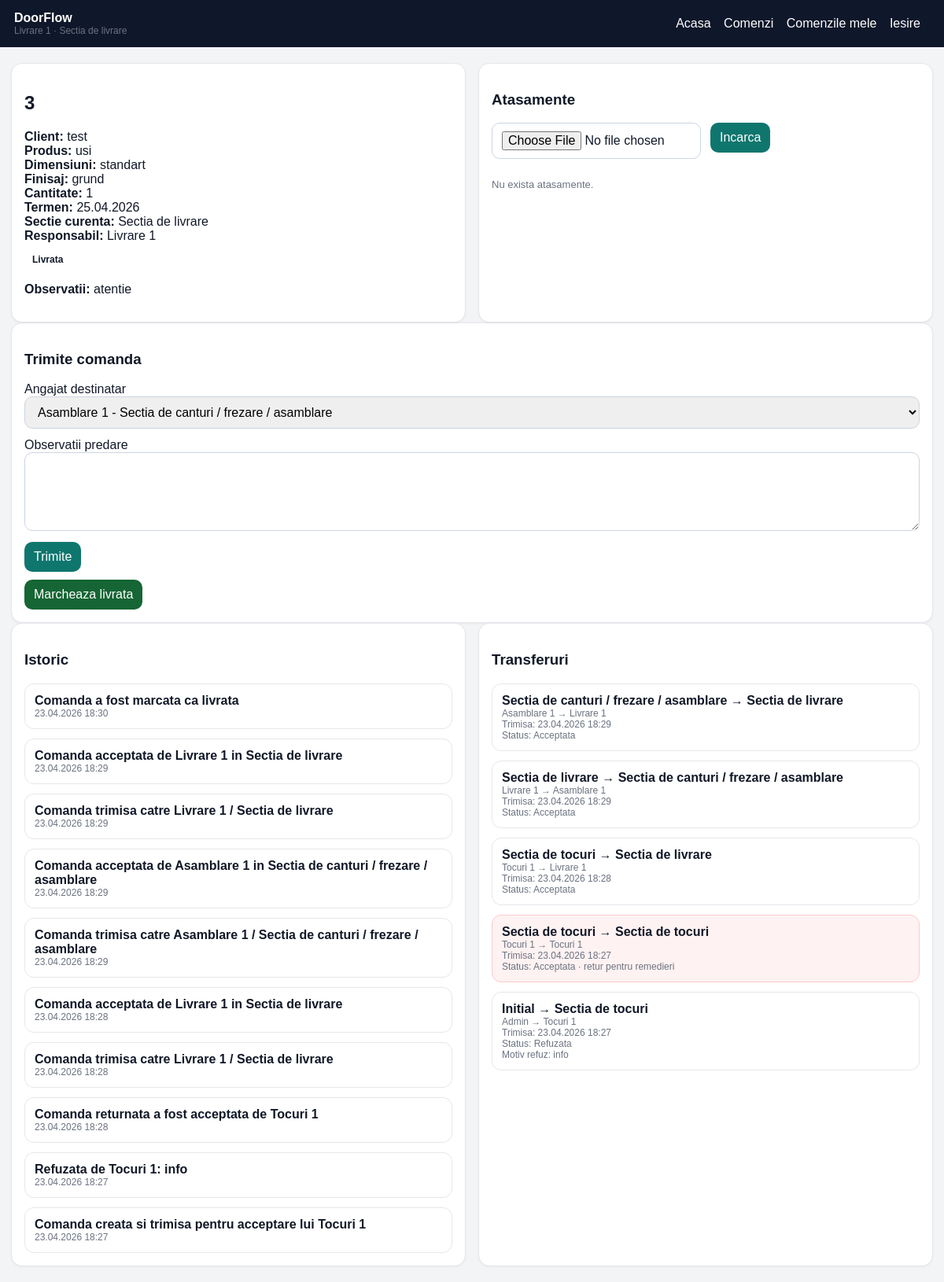
/orders/2 (signed in), run on the app's committed database.
### app.py (models this page shows, shortened)
class User(UserMixin, db.Model):
    id = db.Column(db.Integer, primary_key=True)
    full_name = db.Column(db.String(120), nullable=False)
    username = db.Column(db.String(80), unique=True, nullable=False)
    password_hash = db.Column(db.String(255), nullable=False)
    role = db.Column(db.String(20), nullable=False, default=ROLE_EMPLOYEE)
    section_id = db.Column(db.Integer, db.ForeignKey("section.id"), nullable=True)
    active = db.Column(db.Boolean, nullable=False, default=True)
    @property
    def is_admin(self):
        return self.role == ROLE_ADMIN

class Section(db.Model):
    id = db.Column(db.Integer, primary_key=True)
    name = db.Column(db.String(120), unique=True, nullable=False)
    flow_order = db.Column(db.Integer, nullable=False)
    deadline_days = db.Column(db.Integer, nullable=False, default=2)
    active = db.Column(db.Boolean, nullable=False, default=True)
    employees = db.relationship("User", backref="section", lazy=True)

class Order(db.Model):
    id = db.Column(db.Integer, primary_key=True)
    order_number = db.Column(db.String(50), unique=True, nullable=False)
    client_name = db.Column(db.String(150), nullable=False)
    product_name = db.Column(db.String(150), nullable=False)
    dimensions = db.Column(db.String(120), nullable=True)
    finish = db.Column(db.String(120), nullable=True)
    quantity = db.Column(db.Integer, nullable=False, default=1)
    due_date = db.Column(db.Date, nullable=True)
    notes = db.Column(db.Text, nullable=True)
    status = db.Column(db.String(50), nullable=False, default=ORDER_NEW)
    current_section_id = db.Column(db.Integer, db.ForeignKey("section.id"), nullable=True)
    current_employee_id = db.Column(db.Integer, db.ForeignKey("user.id"), nullable=True)
    created_by_id = db.Column(db.Integer, db.ForeignKey("user.id"), nullable=True)
    created_at = db.Column(db.DateTime, nullable=False, default=datetime.utcnow)
    updated_at = db.Column(db.DateTime, nullable=False, default=datetime.utcnow, onupdate=datetime.utcnow)
    current_section = db.relationship("Section", foreign_keys=[current_section_id])
    current_employee = db.relationship("User", foreign_keys=[current_employee_id])
    created_by = db.relationship("User", foreign_keys=[created_by_id])

class HistoryEvent(db.Model):
    id = db.Column(db.Integer, primary_key=True)
    order_id = db.Column(db.Integer, db.ForeignKey("order.id"), nullable=False)
    event_type = db.Column(db.String(50), nullable=False)
    message = db.Column(db.Text, nullable=False)
    section_id = db.Column(db.Integer, db.ForeignKey("section.id"), nullable=True)
    employee_id = db.Column(db.Integer, db.ForeignKey("user.id"), nullable=True)
    created_at = db.Column(db.DateTime, nullable=False, default=datetime.utcnow)
    order = db.relationship("Order", backref=db.backref("history_events", lazy=True, order_by="HistoryEvent.created_at.desc()"))
    section = db.relationship("Section")
    employee = db.relationship("User")

class Transfer(db.Model):
    id = db.Column(db.Integer, primary_key=True)
    order_id = db.Column(db.Integer, db.ForeignKey("order.id"), nullable=False)
    from_section_id = db.Column(db.Integer, db.ForeignKey("section.id"), nullable=True)
    to_section_id = db.Column(db.Integer, db.ForeignKey("section.id"), nullable=False)
    from_employee_id = db.Column(db.Integer, db.ForeignKey("user.id"), nullable=True)
    to_employee_id = db.Column(db.Integer, db.ForeignKey("user.id"), nullable=False)
    sent_at = db.Column(db.DateTime, nullable=False, default=datetime.utcnow)
    responded_at = db.Column(db.DateTime, nullable=True)
    status = db.Column(db.String(30), nullable=False, default=TRANSFER_SENT)
    sender_note = db.Column(db.Text, nullable=True)
    rejection_reason = db.Column(db.Text, nullable=True)
    is_return = db.Column(db.Boolean, nullable=False, default=False)
    order = db.relationship("Order", backref=db.backref("transfers", lazy=True, order_by="Transfer.sent_at.desc()"))
    from_section = db.relationship("Section", foreign_keys=[from_section_id])
    to_section = db.relationship("Section", foreign_keys=[to_section_id])
    from_employee = db.relationship("User", foreign_keys=[from_employee_id])
    to_employee = db.relationship("User", foreign_keys=[to_employee_id])

### app.py (the view)
@app.route("/orders/<int:order_id>")
@login_required
def order_detail(order_id):
    order = db.session.get(Order, order_id)
    if not order:
        abort(404)
    if current_user.role == ROLE_EMPLOYEE:
        allowed = order.current_employee_id == current_user.id or Transfer.query.filter_by(order_id=order.id, to_employee_id=current_user.id).count() > 0 or HistoryEvent.query.filter_by(order_id=order.id, employee_id=current_user.id).count() > 0
        if not allowed:
            abort(403)
    employees = allowed_recipients_for(order, current_user) if current_user.role != ROLE_MANAGER else []
    next_section = next_flow_section(order.current_section)
    current_delay = current_section_delay(order)
    return render_template("order_detail.html", order=order, employees=employees, next_section=next_section, current_delay=current_delay)

### app.py (called while the page is built)
@login_manager.user_loader
def load_user(user_id):
    return db.session.get(User, int(user_id))

def status_label(status: str) -> str:
    mapping = {
        ORDER_NEW: "Noua",
        ORDER_IN_PROGRESS: "In lucru",
        ORDER_AWAITING_RECEIPT: "In asteptare receptie",
        ORDER_REJECTED: "Refuzata pentru remedieri",
        ORDER_COMPLETED: "Finalizata",
        ORDER_DELIVERED: "Livrata",
    }
    return mapping.get(status, status)

def transfer_status_label(status: str) -> str:
    return {
        TRANSFER_SENT: "Trimisa",
        TRANSFER_ACCEPTED: "Acceptata",
        TRANSFER_REJECTED: "Refuzata",
    }.get(status, status)

def current_section_delay(order: Order) -> int:
    if not order.current_section_id or order.status in (ORDER_COMPLETED, ORDER_DELIVERED, ORDER_AWAITING_RECEIPT):
        return 0
    start_dt = get_section_entry_datetime(order, order.current_section_id)
    return calculate_delay_days(start_dt, datetime.utcnow(), order.current_section.deadline_days if order.current_section else 0)

def next_flow_section(current_section: Section):
    if not current_section:
        return None
    return (
        Section.query.filter(Section.active.is_(True), Section.flow_order > current_section.flow_order)
        .order_by(Section.flow_order.asc())
        .first()
    )

def allowed_recipients_for(order: Order, sender: User):
    return User.query.filter_by(active=True, role=ROLE_EMPLOYEE).order_by(User.full_name.asc()).all()

@app.context_processor
def inject_globals():
    return {
        "status_label": status_label,
        "transfer_status_label": transfer_status_label,
        "role_label": role_label,
        "ROLE_ADMIN": ROLE_ADMIN,
        "ROLE_EMPLOYEE": ROLE_EMPLOYEE,
        "ROLE_MANAGER": ROLE_MANAGER,
    }

### templates/order_detail.html (shortened to what this page needs)
{% extends 'base.html' %}
{% block content %}
<div class="grid grid-2">
  <div class="card">
    <h2>{{ order.order_number }}</h2>
    <div><strong>Client:</strong> {{ order.client_name }}</div>
    <div><strong>Produs:</strong> {{ order.product_name }}</div>
    <div><strong>Dimensiuni:</strong> {{ order.dimensions or '-' }}</div>
    <div><strong>Finisaj:</strong> {{ order.finish or '-' }}</div>
    <div><strong>Cantitate:</strong> {{ order.quantity }}</div>
    <div><strong>Termen:</strong> {{ order.due_date.strftime('%d.%m.%Y') if order.due_date else '-' }}</div>
    <div><strong>Sectie curenta:</strong> {{ order.current_section.name if order.current_section else '-' }}</div>
    <div><strong>Responsabil:</strong> {{ order.current_employee.full_name if order.current_employee else '-' }}</div>
    <div style="margin-top:8px;"><span class="status status-{{ order.status }}">{{ status_label(order.status) }}</span></div>
    {% if order.notes %}<p><strong>Observatii:</strong> {{ order.notes }}</p>{% endif %}
  </div>
  <div class="card">
    <h3>Atasamente</h3>
    <form method="post" action="{{ url_for('upload_attachment', order_id=order.id) }}" enctype="multipart/form-data">
      <div class="row">
        <div><input type="file" name="file" required></div>
        <div><button type="submit">Incarca</button></div>
      </div>
    </form>
    <div class="list">
      {% for file in order.attachments %}
      <div class="item">
        <a href="{{ url_for('download_attachment', attachment_id=file.id) }}">{{ file.original_name }}</a>
        <div class="small">{{ file.uploaded_by.full_name if file.uploaded_by else '-' }} · {{ file.uploaded_at.strftime('%d.%m.%Y %H:%M') }}</div>
      </div>
      {% else %}
      <p class="label">Nu exista atasamente.</p>
      {% endfor %}
    </div>
  </div>
</div>
{% if current_user.role != ROLE_MANAGER and (current_user.is_admin or order.current_employee_id == current_user.id) %}
<div class="card">
  <h3>Trimite comanda</h3>
  <form method="post" action="{{ url_for('send_order', order_id=order.id) }}">
    <div class="row">
      <div>
        <label>Angajat destinatar</label>
        <select name="to_employee_id" required>
          {% for emp in employees %}
          <option value="{{ emp.id }}">{{ emp.full_name }}{% if emp.section %} - {{ emp.section.name }}{% endif %}</option>
          {% endfor %}
        </select>
      </div>
    </div>
    <div>
      <label>Observatii predare</label>
      <textarea name="sender_note"></textarea>
    </div>
    <div class="actions">
      <button type="submit">Trimite</button>
    </div>
  </form>
  {% if order.current_section and order.current_section.name == 'Sectia de livrare' %}
<form method="post" action="{{ url_for('complete_order', order_id=order.id) }}">
  <div class="actions"><button class="btn btn-ok" type="submit">Marcheaza livrata</button></div>
</form>
{% endif %}
</div>
{% endif %}
<div class="grid grid-2">
  <div class="card">
    <h3>Istoric</h3>
    <div class="list">
      {% for event in order.history_events %}
      <div class="item">
        <strong>{{ event.message }}</strong>
        <div class="small">{{ event.created_at.strftime('%d.%m.%Y %H:%M') }}</div>
      </div>
      {% else %}
      <p class="label">Fara istoric.</p>
      {% endfor %}
    </div>
  </div>
  <div class="card">
    <h3>Transferuri</h3>
    <div class="list">
      {% for transfer in order.transfers %}
      <div class="item {% if transfer.is_return %}item-danger{% endif %}">
        <strong>{{ transfer.from_section.name if transfer.from_section else 'Initial' }} → {{ transfer.to_section.name }}</strong>
        <div class="small">{{ transfer.from_employee.full_name if transfer.from_employee else 'Admin' }} → {{ transfer.to_employee.full_name }}</div>
        <div class="small">Trimisa: {{ transfer.sent_at.strftime('%d.%m.%Y %H:%M') }}</div>
        <div class="small">Status: {{ transfer_status_label(transfer.status) }}{% if transfer.is_return %} · retur pentru remedieri{% endif %}</div>
        {% if transfer.rejection_reason %}<div class="small">Motiv refuz: {{ transfer.rejection_reason }}</div>{% endif %}
      </div>
      {% else %}
      <p class="label">Nu exista transferuri.</p>
      {% endfor %}
    </div>
  </div>
</div>
{% endblock %}

### templates/base.html (shortened to what this page needs)
<!doctype html>
<html lang="ro">
<head>
  <link rel="stylesheet" href="{{ url_for('static', filename='style.css') }}">
</head>
<body>
  {% if current_user.is_authenticated %}
  <div class="header">
    <div>
      <strong>DoorFlow</strong>
      <div class="small">{{ current_user.full_name }}{% if current_user.section %} · {{ current_user.section.name }}{% endif %}</div>
    </div>
    <nav>
      <a href="{{ url_for('index') }}">Acasa</a>
      <a href="{{ url_for('orders') }}">Comenzi</a>
      {% if current_user.role == ROLE_EMPLOYEE %}
        <a href="{{ url_for('my_history') }}">Comenzile mele</a>
      {% endif %}
      <a href="{{ url_for('logout') }}">Iesire</a>
    </nav>
  </div>
  {% endif %}
  <div class="container">
    {% block content %}{% endblock %}
  </div>
</body>
</html>

### static/style.css (style rules this page uses)
:root { --bg: #0f172a; --panel: #ffffff; --line: #e5e7eb; --text: #111827; --muted: #6b7280; --primary: #0f766e; --danger: #b91c1c; --warning: #b45309; --ok: #166534; }
* { box-sizing: border-box; }
body { margin: 0; font-family: Arial, Helvetica, sans-serif; background: #f3f4f6; color: var(--text); }
.header { background: var(--bg); color: #fff; padding: 14px 18px; display: flex; justify-content: space-between; align-items: center; gap: 12px; flex-wrap: wrap; }
.header a { color: #fff; text-decoration: none; margin-right: 12px; }
.container { max-width: 1200px; margin: 20px auto; padding: 0 14px; }
.grid { display: grid; gap: 16px; }
.grid-2 { grid-template-columns: repeat(auto-fit, minmax(260px, 1fr)); }
.card { background: var(--panel); border: 1px solid var(--line); border-radius: 14px; padding: 16px; box-shadow: 0 1px 3px rgba(0,0,0,.05); }
.label { color: var(--muted); font-size: 13px; }
input, select, textarea, button { width: 100%; padding: 10px 12px; border-radius: 10px; border: 1px solid #cbd5e1; font: inherit; }
textarea { min-height: 100px; }
button, .btn { background: var(--primary); color: #fff; border: none; cursor: pointer; text-decoration: none; display: inline-block; width: auto; }
.btn-ok { background: var(--ok); }
.row { display: grid; gap: 12px; grid-template-columns: repeat(auto-fit, minmax(200px, 1fr)); margin-bottom: 12px; }
.status { display: inline-block; padding: 6px 10px; border-radius: 999px; font-size: 12px; font-weight: 700; }
.list { display: grid; gap: 12px; }
.item { border: 1px solid var(--line); border-radius: 12px; padding: 12px; background: #fff; }
.small { font-size: 12px; color: var(--muted); }
.actions { display: flex; gap: 10px; flex-wrap: wrap; margin-top: 10px; }
.item-danger { border-color: #fecaca; background: #fef2f2; }

### data on the page
User: full_name "Livrare 1", current_employee "Livrare 1"
Section: section.name "Sectia de livrare", current_section "Sectia de livrare"
Order: order_number "3", client_name "test", product_name "usi", dimensions "standart", finish "grund", quantity "1", due_date "25.04.2026", status "Livrata", notes "atentie"
HistoryEvent: message "Comanda a fost marcata ca livrata", created_at "23.04.2026 18:30"
HistoryEvent: message "Comanda acceptata de Livrare 1 in Sectia de livrare", created_at "23.04.2026 18:29"
HistoryEvent: message "Comanda trimisa catre Livrare 1 / Sectia de livrare", created_at "23.04.2026 18:29"
HistoryEvent: message "Comanda acceptata de Asamblare 1 in Sectia de canturi / frezare / asamblare", created_at "23.04.2026 18:29"
HistoryEvent: message "Comanda trimisa catre Asamblare 1 / Sectia de canturi / frezare / asamblare", created_at "23.04.2026 18:29"
HistoryEvent: message "Comanda acceptata de Livrare 1 in Sectia de livrare", created_at "23.04.2026 18:28"
HistoryEvent: message "Comanda trimisa catre Livrare 1 / Sectia de livrare", created_at "23.04.2026 18:28"
HistoryEvent: message "Comanda returnata a fost acceptata de Tocuri 1", created_at "23.04.2026 18:28"
HistoryEvent: message "Refuzata de Tocuri 1: info", created_at "23.04.2026 18:27"
HistoryEvent: message "Comanda creata si trimisa pentru acceptare lui Tocuri 1", created_at "23.04.2026 18:27"
Transfer: is_return "· retur pentru remedieri"

### other printed values
form field to_employee_id "Asamblare 1 - Sectia de canturi / frezare / asamblare"
